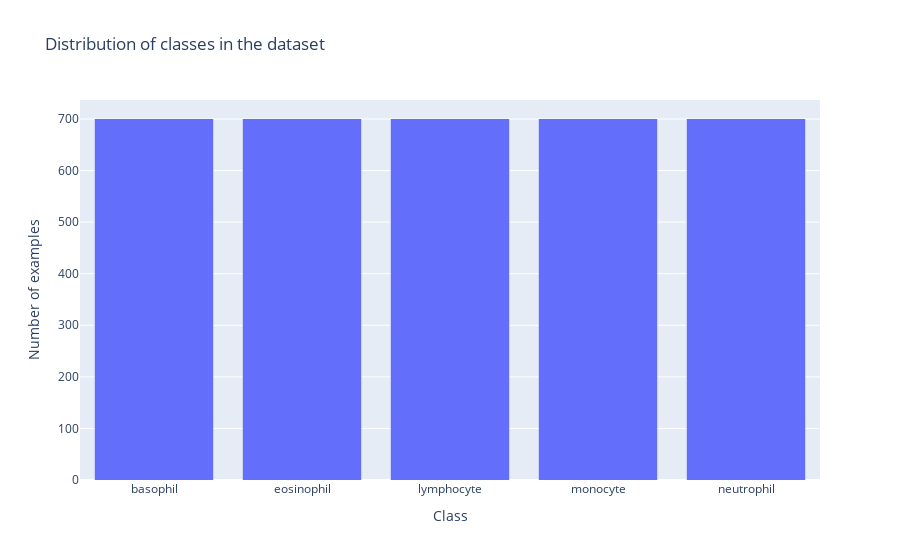

The cell this chart's notebook holds for it:
### Markdown cell above
#### Visualize data and display essential information

### Code cell
def plot_class_distribution(dataset, id2label, dataset_name="dataset"):
    fig = px.histogram(
        x=[id2label[label] for label in dataset["label"]],
        title=f"Distribution of classes in the {dataset_name}",
    )
    fig.update_layout(xaxis_title="Class", yaxis_title="Number of examples")
    fig.show()
    return fig


enitre_dataset_fig = plot_class_distribution(dataset["train"], id2label)
wandb.log({"class distribution in the entire dataset": enitre_dataset_fig})

### Figure 1 — Plotly figure (JSON) as saved in the notebook; plotly's stock layout.template omitted (floating-point values rounded to 4 significant figures; data arrays with more than 128 entries replaced by an {"elided": "..."} marker saying what was removed)
{"data": [{"alignmentgroup": "True", "bingroup": "x", "hovertemplate": "x=%{x}<br>count=%{y}<extra></extra>", "legendgroup": "", "marker": {"color": "#636efa", "pattern": {"shape": ""}}, "name": "", "offsetgroup": "", "orientation": "v", "showlegend": false, "type": "histogram", "x": {"elided": "3500 str values"}, "xaxis": "x", "yaxis": "y"}], "layout": {"barmode": "relative", "legend": {"tracegroupgap": 0}, "title": {"text": "Distribution of classes in the dataset"}, "xaxis": {"anchor": "y", "domain": [0, 1], "title": {"text": "Class"}}, "yaxis": {"anchor": "x", "domain": [0, 1], "title": {"text": "Number of examples"}}}}
